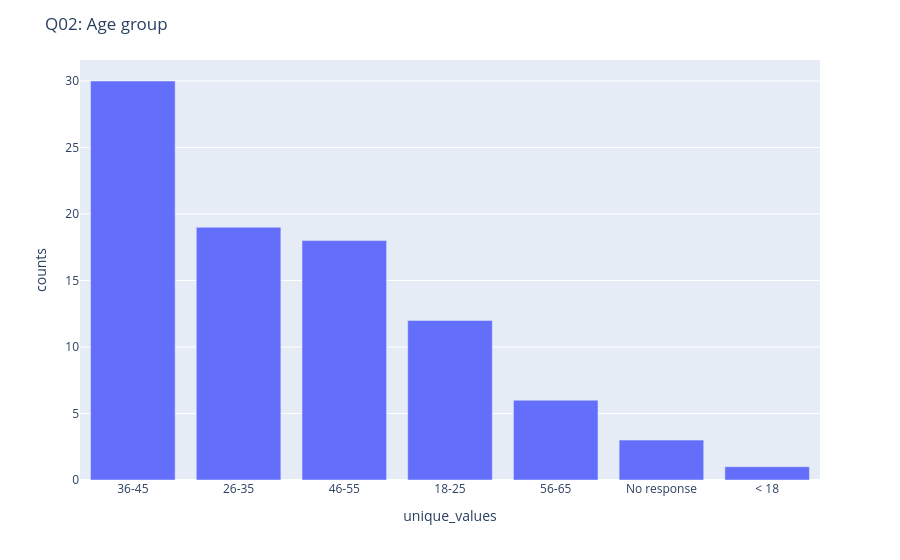

The cell this chart's notebook holds for it:
### Markdown cell above
### Q02 [S13] - Age group
>  **Survey question (S13):** "Age group"
>  *"Altersgruppe"*

### Code cell
fig_q02, df_q02 = get_bar('Q02', db=False)
fig_q02.update_layout(title="Q02: Age group")
fig_q02.show()

### Figure 1 — Plotly figure (JSON) as saved in the notebook; plotly's stock layout.template omitted (floating-point values rounded to 4 significant figures)
{"data": [{"hovertemplate": "unique_values=%{x}<br>counts=%{y}<extra></extra>", "legendgroup": "", "marker": {"color": "#636efa", "pattern": {"shape": ""}}, "name": "", "orientation": "v", "showlegend": false, "textposition": "auto", "type": "bar", "x": ["36-45", "26-35", "46-55", "18-25", "56-65", "No response", "< 18"], "xaxis": "x", "y": [30, 19, 18, 12, 6, 3, 1], "yaxis": "y"}], "layout": {"barmode": "relative", "legend": {"tracegroupgap": 0}, "margin": {"t": 60}, "title": {"text": "Q02: Age group"}, "xaxis": {"anchor": "y", "categoryorder": "total descending", "domain": [0.0, 1.0], "title": {"text": "unique_values"}}, "yaxis": {"anchor": "x", "domain": [0.0, 1.0], "title": {"text": "counts"}}}}
